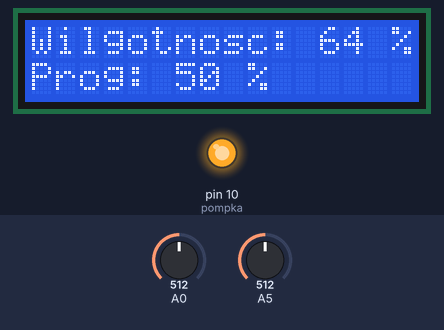
Bench run of a sketch on a simulated Arduino Uno, built with avr-gcc and run on an emulated ATmega328P. Shown: 16×2 character LCD, output pins drawn as LEDs (lit = HIGH). The inputs (shaded band) are chosen by the test bench; at power-on: A0 = 512, A5 = 512.

Above: at 1.2 s.
1.3 s: A0 set to 657
At 6.2 s:
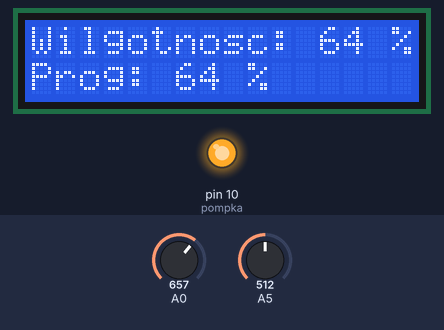
7.3 s: A0 set to 681
At 10.8 s:
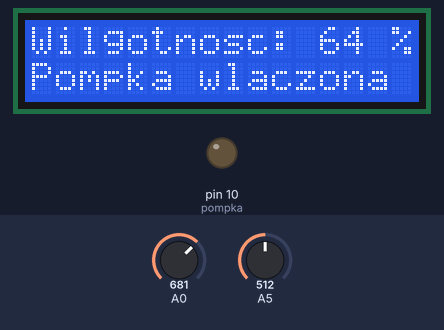
18.1 s: A5 set to 544
At 22.9 s:
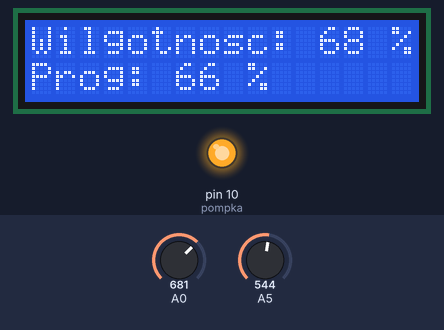
24.1 s: A5 set to 511
At 29.1 s:
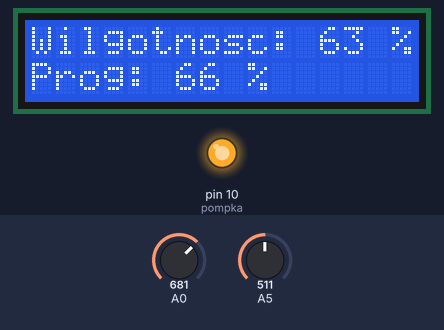
30.1 s: A0 set to 716
At 35.4 s:
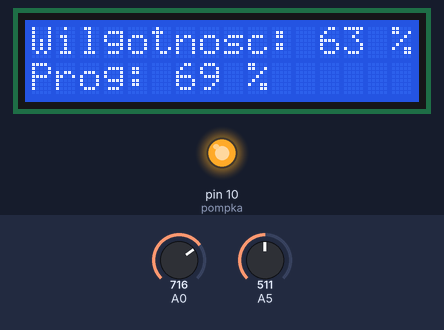
40.6 s: A5 set to 306
At 46.7 s:
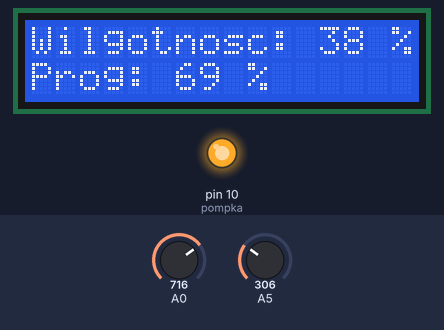
Timing chart, 0 to 48.2 s (numbered marks = the images above; inputs shaded):
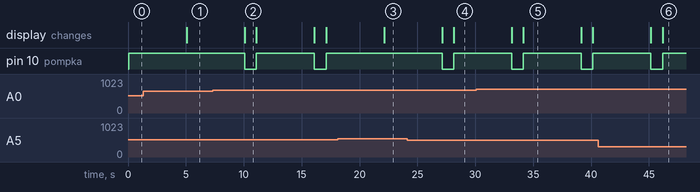

Measured:
- the behaviour switches between 664 and 665 on A0 (found by bisection; images 1 and 2)
- the behaviour switches between 527 and 528 on A5 (found by bisection; images 2 and 3)
- after the input at 1.3 s, the display: changes after 3.8 s (image 1)
- after the input at 7.3 s, pin 10 (pompka): alternates HIGH for 5.0 s and LOW for 1.0 s, starting after 2.8 s; the display: changes after 2.8 s (image 2)
- after the input at 18.1 s, pin 10 (pompka): stays HIGH (without the input it goes to LOW after 4.0 s); the display: changes after 4.0 s (image 3)
- after the input at 24.1 s, pin 10 (pompka): HIGH → LOW after 3.0 s, → HIGH 1.0 s later; the display: first changes after 3.0 s (image 4 shows a later state)
- after the input at 30.1 s, the display: first differs from a run without the input after 4.0 s (image 5)
- after the input at 40.6 s, the display: first changes after 4.6 s (image 6 shows a later state)

The sketch:

07c_ADC_LCD_Podlewanie.ino
```cpp
#include <LiquidCrystal.h>
#define pompka 10

/*
 Wyświetlacz podłączenie:
 VSS - masa - GND
 VDD - zasilanie +5V
 V0 - kontrast - potencjometr do +5V i GND
 RS - pin 2 - wybór rejestrów (komenda, dane)
 RW - masa - GND
 E - pin 3 - zezwolenie na zapis do rejestrów
 D4 - pin 4 - dane
 D5 - pin 5 - dane
 D6 - pin 6 - dane
 D7 - pin 7 - dane
 A - zasilanie +5V - zasilanie podświetlenia
 K - masa GND - masa podświetlenia

 Czujnik wilgotności:
 +: +5V
 -: GND
 S: A1
 */

LiquidCrystal lcd(2, 3, 4, 5, 6, 7);
// Deklaracja zmiennych pomocniczych
int progDzialania = 0;
int wilgotnoscGleby = 0;
int skalaDzialania = 0;
int skalaGleby = 0;

void setup() {
  lcd.begin(16, 2);
  pinMode(pompka, OUTPUT);
}

void loop() {
  // Wyłączenie pompki
  digitalWrite(pompka,HIGH);
  // Odczyt wartości z potencjometru
  progDzialania = analogRead(A0);
  // Przemapowanie wartości z potencjometru
  skalaDzialania = map(progDzialania, 0, 1023, 0, 100);
  // Odczyt wartości z czujnika wilgotności
  wilgotnoscGleby = analogRead(A5);
  // Przemapowanie wartości z czujnika wilgotności
  skalaGleby = map(wilgotnoscGleby, 0, 800, 0, 100);
  // Wyświetlenie wilgotności i progu zadziałania na LCD
  lcd.home();
  lcd.print("Wilgotnosc:     ");
  lcd.setCursor(12, 0);
  lcd.print(skalaGleby);
  lcd.print(" %");
  lcd.setCursor(0, 1);
  lcd.print("Prog:           ");
  lcd.setCursor(6, 1);
  lcd.print(skalaDzialania);
  lcd.print(" %");
  // Jeśli wilgotność gleby jest poniżej progu to włącz pompkę
  if (skalaGleby < skalaDzialania){
    lcd.setCursor(0, 1);
    lcd.print("Pompka wlaczona");
    digitalWrite(pompka,LOW);
    delay(1000);
  }
  // Wyłączenie pompki i odświeżenie wyświetlacza
  digitalWrite(pompka,HIGH);
  lcd.setCursor(0, 1);
  lcd.print("Prog:           ");
  lcd.setCursor(6, 1);
  lcd.print(skalaDzialania);
  lcd.print(" %");
  // Uruchamianie pompki nie częściej niż co 5 sekund
  delay(5000);
}
```
